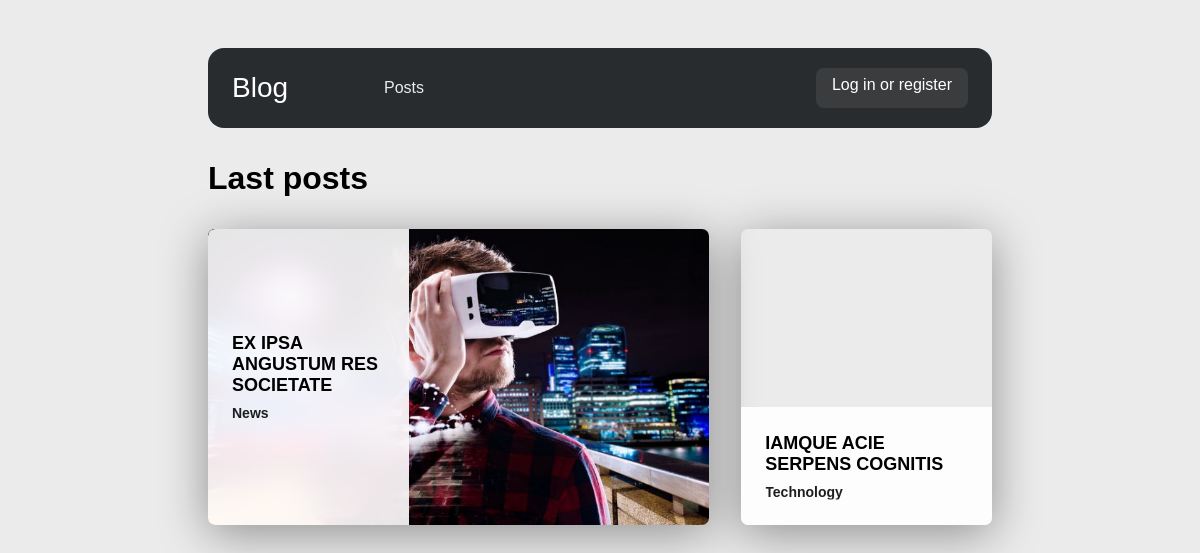
The page / on the database its author committed.
### tables this page shows
CREATE TABLE `posts` (
                         `id` int(11) NOT NULL,
                         `title` varchar(255) NOT NULL,
                         `content` longtext NOT NULL,
                         `date` timestamp NOT NULL DEFAULT CURRENT_TIMESTAMP ON UPDATE CURRENT_TIMESTAMP,
                         `user` int(11) NOT NULL,
                         `category` int(11) NOT NULL
);

CREATE TABLE `categories` (
                              `id` int(11) NOT NULL,
                              `name` varchar(255) NOT NULL
);

### index.php (called while the page is built, shortened)
<?php
require_once __DIR__ . '/view/template.php';

### model/MyPDO.php (called while the page is built, shortened)
<?php
class MyPDO
{
    private static $serveur = 'mysql:host=localhost';
    private static $bdd = 'dbname=php_adverts';
    private static $user = 'root';
    private static $mdp = 'root';
    private static $onePdo = null;
    private function __construct()
    {
        MyPDO::$onePdo = new PDO(self::$serveur . ';' . self::$bdd, self::$user, self::$mdp);
        MyPDO::$onePdo->query("SET CHARACTER SET utf8");
        MyPDO::$onePdo->setAttribute(PDO::ATTR_ERRMODE, PDO::ERRMODE_EXCEPTION);
    }
    public static function getInstance()
    {
        if (self::$onePdo == null) {
            self::$myPdo = new MyPDO();
        }
        return self::$onePdo;
    }
}

### model/postManager.php (called while the page is built, shortened)
<?php
class PostManager
{
    public static function getLastPosts()
    {
        $query = MyPDO::getInstance()->prepare('
                SELECT p.id, p.title, u.id AS user, group_concat(i.id, "__", i.image SEPARATOR ";") as image, c.name AS category
                FROM posts p
                LEFT JOIN images i ON i.post_id = p.id
                LEFT JOIN users u ON u.id = p.user
                LEFT JOIN categories c ON c.id = p.category
                GROUP BY p.id
                ORDER BY p.id DESC
                ');
        $query->execute();
        return $query->fetchAll(PDO::FETCH_CLASS | PDO::FETCH_PROPS_LATE, 'Post');
    }
}

### model/post.php (called while the page is built, shortened)
<?php
class Post
{
    private $id;
    private $title;
    private $category;
    private $image;
    public function getId()
    {
        return $this->id;
    }
    public function getTitle()
    {
        return $this->title;
    }
    public function getCategory()
    {
        return $this->category;
    }
    public function getImage()
    {
        return explode('__', $this->image);
    }
}

### view/home.php (the view, shortened to what this page needs)
<?php
$posts = PostManager::getLastPosts();
$i = $nbIteration = 0;
?>
<h1 class="mb-1">Last posts</h1>
<section class="lastPost">
    <?php if (empty($posts)): ?>
        <h2>There are no posts</h2>
    <?php else: ?>
        <?php while ($i < count($posts)): ?>
            <div class="lastPosts__row">
                <?php for ($numPost = $i; $numPost < $i + 2; $numPost++):
                    if (isset($posts[$numPost])): ?>
                        <a href="<?= ROOT . '/post/show/' . $posts[$numPost]->getId() ?>"
                           class="lastPosts__row__block"
                           style="background-image: url('<?= empty($posts[$numPost]->getImage()) ? ROOT . '/assets/images/no_images.png' : ROOT . '/' . $posts[$numPost]->getImage()[1] ?>');">
                            <div class="textBlock">
                                <div class="centeredText">
                                    <h1 class="textBlock--title"><?= $posts[$numPost]->getTitle() ?></h1>
                                    <p class="textBlock--description">
                                        <b><?= $posts[$numPost]->getCategory() ?></b>
                                    </p>
                                </div>
                            </div>
                        </a>
                    <?php endif;
                endfor; ?>
            </div>
            <?php $i += 2;
        endwhile;
    endif; ?>
</section>

### assets/css/main.css (style rules this page uses)
* { margin: 0; padding: 0; box-sizing: border-box; font-family: Sans-Serif; }
body { padding: 3em; background-color: #ecebeb; }
a { text-decoration: none; color: #000; }
.mb-1 { margin-bottom: 1em !important; }

### assets/css/post.css (style rules this page uses)
.lastPosts__row { display: grid; grid-gap: 2em; margin: 2em 0; height: 18.5em; }
.lastPosts__row__block { box-shadow: 0 0.5em 3em rgba(0, 0, 0, 0.4); background-repeat: no-repeat; background-size: cover; background-position: center right; position: relative; cursor: pointer; border-radius: 7px; overflow: hidden; }
.lastPosts__row__block .textBlock { position: absolute; bottom: 0px; -webkit-backdrop-filter: blur(15px) saturate(200%); backdrop-filter: blur(15px) saturate(200%); padding: 1em 1em 2em 1em; background-color: rgba(255, 255, 255, 0.9); transition: height 0.5s; }
.lastPosts__row__block .textBlock--title { text-transform: uppercase; padding-bottom: 0.5em; font-size: 18px; }
.lastPosts__row__block .textBlock--description { color: #1e1e1e; overflow-y: scroll; font-size: 14px; }
.lastPosts__row__block .textBlock .centeredText { position: absolute; top: 50%; left: 50%; width: 100%; transform: translateY(-50%) translateX(-50%); padding: 1.5em; }
.lastPosts__row:nth-child(odd) { grid-template-columns: 2fr 1fr; }
.lastPosts__row:nth-child(odd) .lastPosts__row__block:nth-child(2n) .textBlock, .lastPosts__row:nth-child(even) .lastPosts__row__block:nth-child(2n+1) .textBlock { width: 100%; height: 40%; }
.lastPosts__row:nth-child(odd) .lastPosts__row__block:nth-child(2n+1) .textBlock, .lastPosts__row:nth-child(even) .lastPosts__row__block:nth-child(2n) .textBlock { width: 40%; top: 0%; left: 0; height: 100%; max-height: 100%; }
.lastPosts__row:first-child { margin: 0.8em 0 2em 0; }
.lastPosts__row:last-child { margin: 2em 0 0 0; }

### rows shown on the page
posts: shows a picture, title "EX IPSA ANGUSTUM RES SOCIETATE", category.name "News"
posts: title "IAMQUE ACIE SERPENS COGNITIS", category.name "Technology"
